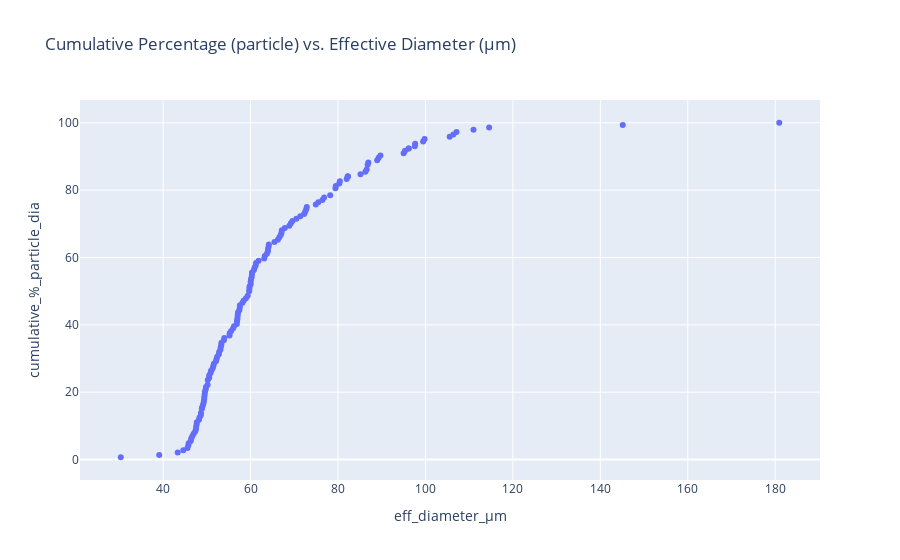

The cell this chart's notebook holds for it:
### Markdown cell above
### Relational plots

### Code cell
fig_cpp_dia = px.scatter(diameter_data,
                      x = diameter_data.columns[2],
                      y = diameter_data.columns[6],
                      hover_name= "Particle_number",
                      title="Cumulative Percentage (particle) vs. Effective Diameter (µm)", )
fig_cpp_dia.show()

### Figure 1 — Plotly figure (JSON) as saved in the notebook; plotly's stock layout.template omitted (floating-point values rounded to 4 significant figures; data arrays with more than 128 entries replaced by an {"elided": "..."} marker saying what was removed)
{"data": [{"hovertemplate": "<b>%{hovertext}</b><br><br>eff_diameter_µm=%{x}<br>cumulative_%_particle_dia=%{y}<extra></extra>", "hovertext": {"elided": "144 int values"}, "legendgroup": "", "marker": {"color": "#636efa", "symbol": "circle"}, "mode": "markers", "name": "", "orientation": "v", "showlegend": false, "type": "scatter", "x": {"elided": "144 float values"}, "xaxis": "x", "y": {"elided": "144 float values"}, "yaxis": "y"}], "layout": {"legend": {"tracegroupgap": 0}, "title": {"text": "Cumulative Percentage (particle) vs. Effective Diameter (µm)"}, "xaxis": {"anchor": "y", "domain": [0, 1], "title": {"text": "eff_diameter_µm"}}, "yaxis": {"anchor": "x", "domain": [0, 1], "title": {"text": "cumulative_%_particle_dia"}}}}
